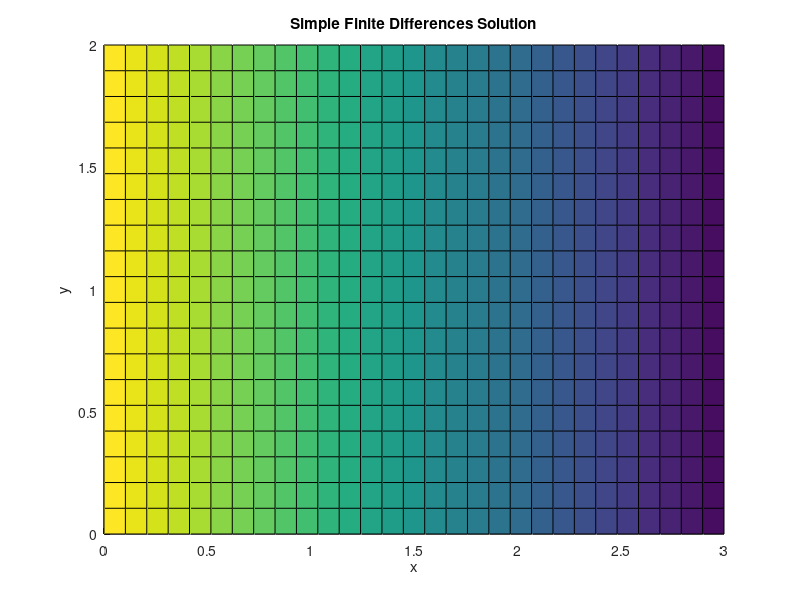

MATLAB code to generate this figure:
%% Assignmnet 2 Part 1 a) - Andrew Paul 100996250
% The first section of this assignment invlolved solving a simple case of
% the Laplace equation where one end of a 2D grid is fixed at a voltage V0
% on the x-axis and is set to zero at the other end with a uniform charge
% distribution.
%
% The finite difference method was used to solve for the given case using
% the matrix solution technique of $GV=F$, where $V$ is the voltage
% solutions over the grid, $G$ is the matrix which defines how each
% discrete votlage point is related to the neighbouring voltage values, and
% $F$ is the matrix which sets the boundary conditions.
% A simplified version of Lapalce's equation is used in order to sovle for
% the voltages, discrete approximations are used in order to calculate
% finite values.
%
% $$\frac{V_{x-1,y}-2V_{x,y}+V_{x+1,y}}{(\Delta x)^2} + \frac{V_{x,y-1}-2V_{x,y}+V_{x,y+1}}{(\Delta y)^2}=0$$
%

clear

% Set the length and width of the grid and the voltage V0
L = 3;
W = 2;
V0 = 1;

% Spacing and number of points of grid

dx = 0.1;
dy = 0.1;
nx = L/dx;
ny = W/dy;

% Parameters of Laplace equation

p1 = 1/(dx^2);
p2 = 1/(dy^2);
p3 = -2*(1/dx^2 + 1/dy^2);

% Generate "G" Matrix

G = zeros(nx*ny,nx*ny);

for i = 2:nx-1
    for j = 2:ny-1
        % set indicies for all neighbouring points
        n = i + (j-1)*nx;
        nym = i + (j-2)*nx;
        nyp = i + j*nx;
        nxm = (i-1) + (j-1)*nx;
        nxp = (i+1) + (j-1)*nx;
        
        % Define values of G matrix
        G(n,n) = p3;
        G(n,nxm) = p1;
        G(n,nxp) = p1;
        G(n,nym) = p2;
        G(n,nyp) = p2;
    end
end

% Generate "F" Matrix

F = zeros(nx*ny,1);

% set boundary conditions

for j = 1:ny
    n = 1 + (j-1)*nx;
    G(n,n) = 1;
    
    F(n) = V0;
    
    n1 = nx + (j-1)*nx;
    G(n1,n1) = 1;
end
    
for i = 2:(nx-1)
    n = i;
    G(n,n) = 1;
    n1 = i + nx;
    G(n,n1) = -1;
    
    n = i + (ny-1)*nx;
    n1 = i + (ny-2)*nx;
    G(n,n) = 1;
    G(n,n1) = -1;
end

% Finding solution and reshaping the transpose

A = G\F;
solution = reshape(A,[],ny)';

xrange = linspace(0,L,nx);
yrange = linspace(0,W,ny);

figure(1)
surf(xrange,yrange,solution)
xlabel('x')
ylabel('y')
zlabel('Voltage')
title('Simple Finite Differences Solution')
view(0,90)
        
%% 
% The figure above shows that the distribution of voltage satifies the
% given conditions
      
